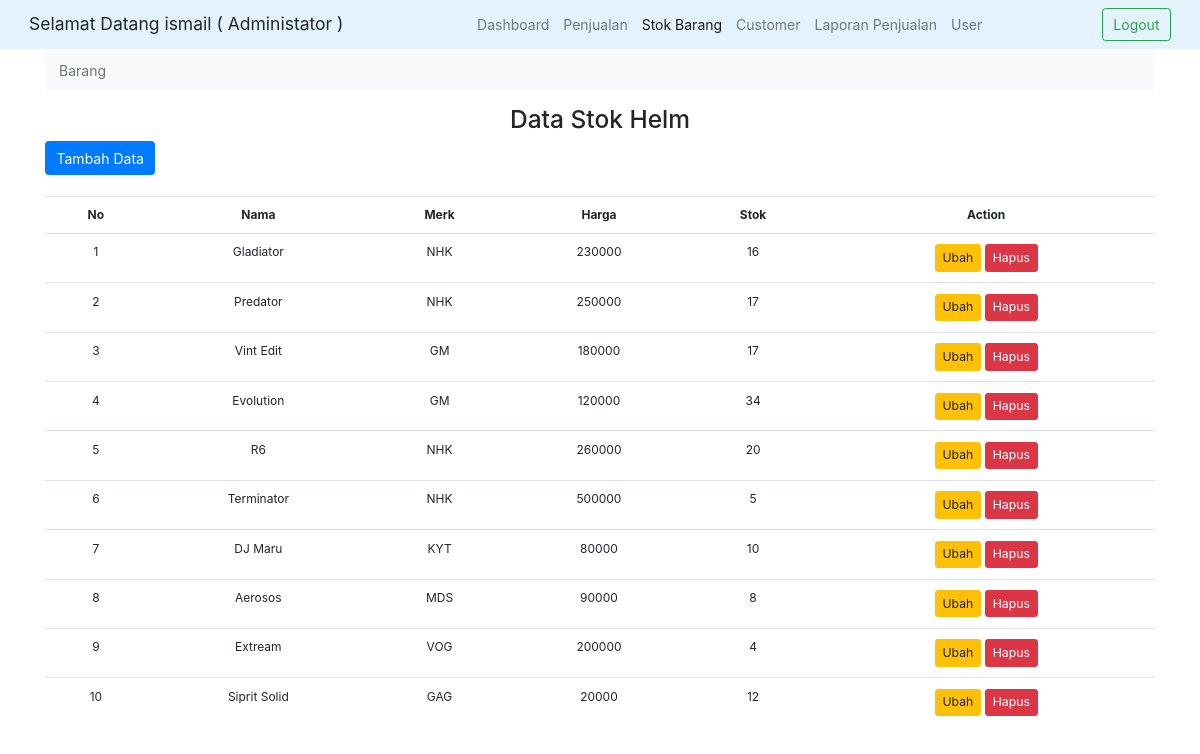
/barang.php (signed in), run on the app's committed database.
### tables this page shows
CREATE TABLE `helm` (
  `id` int(11) NOT NULL AUTO_INCREMENT,
  `nama` varchar(255) NOT NULL,
  `merk` varchar(255) NOT NULL,
  `harga` int(20) NOT NULL DEFAULT '0',
  `stok` int(8) NOT NULL DEFAULT '0',
  PRIMARY KEY (`id`)
);

### barang.php (the view, shortened to what this page needs)
<?php
    include('template/header.php') ;
    $query = 'SELECT * FROM helm';
    $result = $db->query($query);
    $i = 1;
?>
<div class="container">
<nav aria-label="breadcrumb">
    <ol class="breadcrumb bg-light">
        <li class="breadcrumb-item active" aria-current="page">Barang</li>
    </ol>
</nav>
<div class="text-center">
    <h3>Data Stok Helm</h3>
</div>
<a href="tambah_barang.php" class="btn btn-primary">Tambah Data</a>
<br>
<br>
<table class="table text-center">
    <tr>
        <th>No</th>
        <th>Nama</th>
        <th>Merk</th>
        <th>Harga</th>
        <th>Stok</th>
        <th>Action</th>
    </tr>
    <?php while($data = $result->fetch_object()){ ?>
        <tr>
            <td><?php echo $i;$i++; ?></td>
            <td><?php echo $data->nama ?></td>
            <td><?php echo $data->merk ?></td>
            <td><?php echo $data->harga ?></td>
            <td><?php echo $data->stok ?></td>
            <td>
                <a href="edit_barang.php?id=<?php echo $data->id ?>" class="btn btn-sm btn-warning">Ubah</a>
                <a href="javascript:" onclick="deleteBarang(<?php echo $data->id ?>)" class="btn btn-sm btn-danger">Hapus</a>
            </td>
        </tr>
    <?php } ?>
</table>
</div>

### style.css (style rules this page uses)
html { font-size: 14px; }
body table { font-size: 12px; }

### data on the page
helm: nama "Gladiator", merk "NHK", harga "230000", stok "16"
helm: nama "Predator", merk "NHK", harga "250000", stok "17"
helm: nama "Vint Edit", merk "GM", harga "180000", stok "17"
helm: nama "Evolution", merk "GM", harga "120000", stok "34"
helm: nama "R6", merk "NHK", harga "260000", stok "20"
helm: nama "Terminator", merk "NHK", harga "500000", stok "5"
helm: nama "DJ Maru", merk "KYT", harga "80000", stok "10"
helm: nama "Aerosos", merk "MDS", harga "90000", stok "8"
helm: nama "Extream", merk "VOG", harga "200000", stok "4"
helm: nama "Siprit Solid", merk "GAG", harga "20000", stok "12"

### other printed values
$user->name "ismail"
$user->role "Administator"
